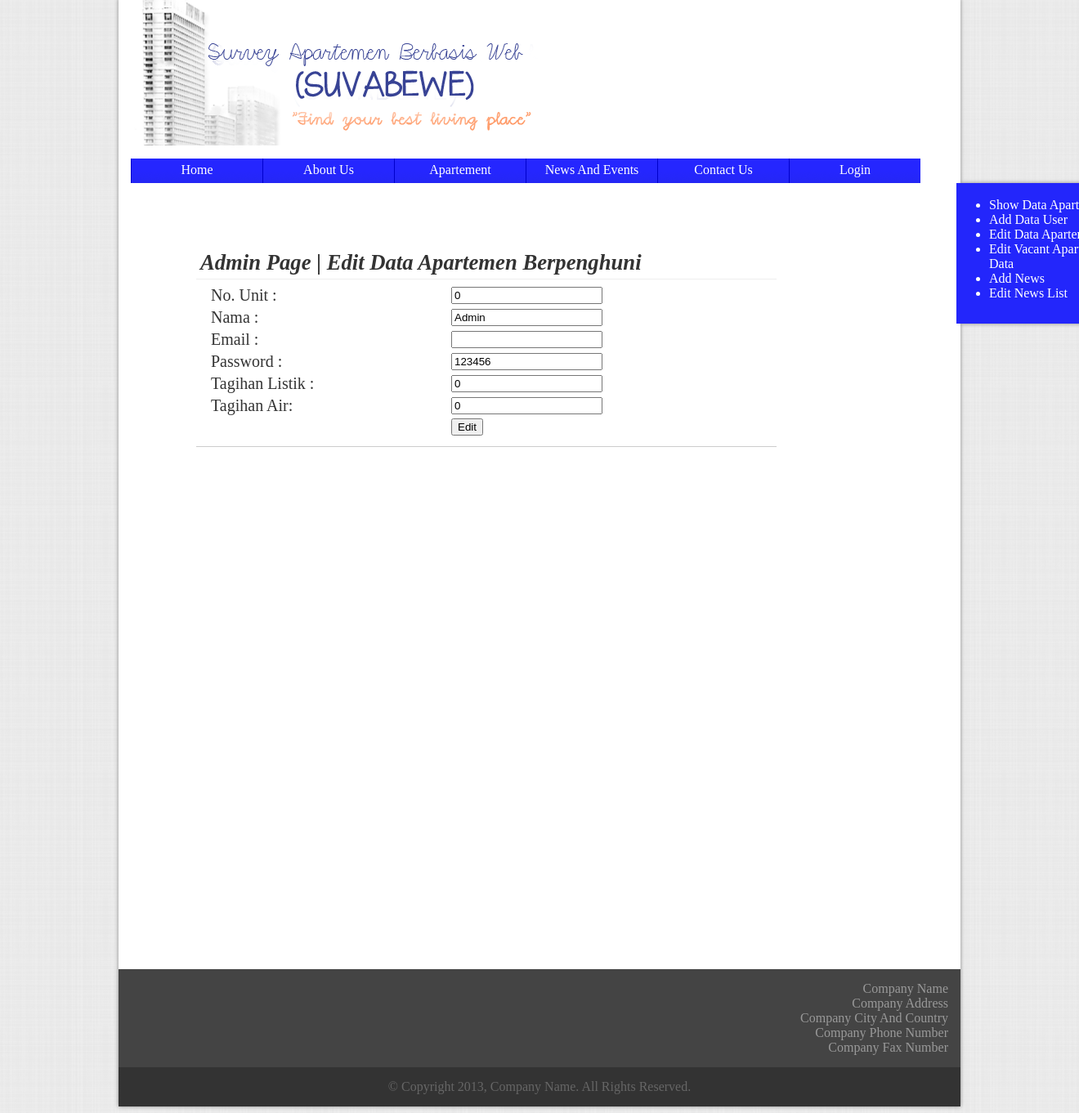
The app's page /file/update_apt.php, older data.
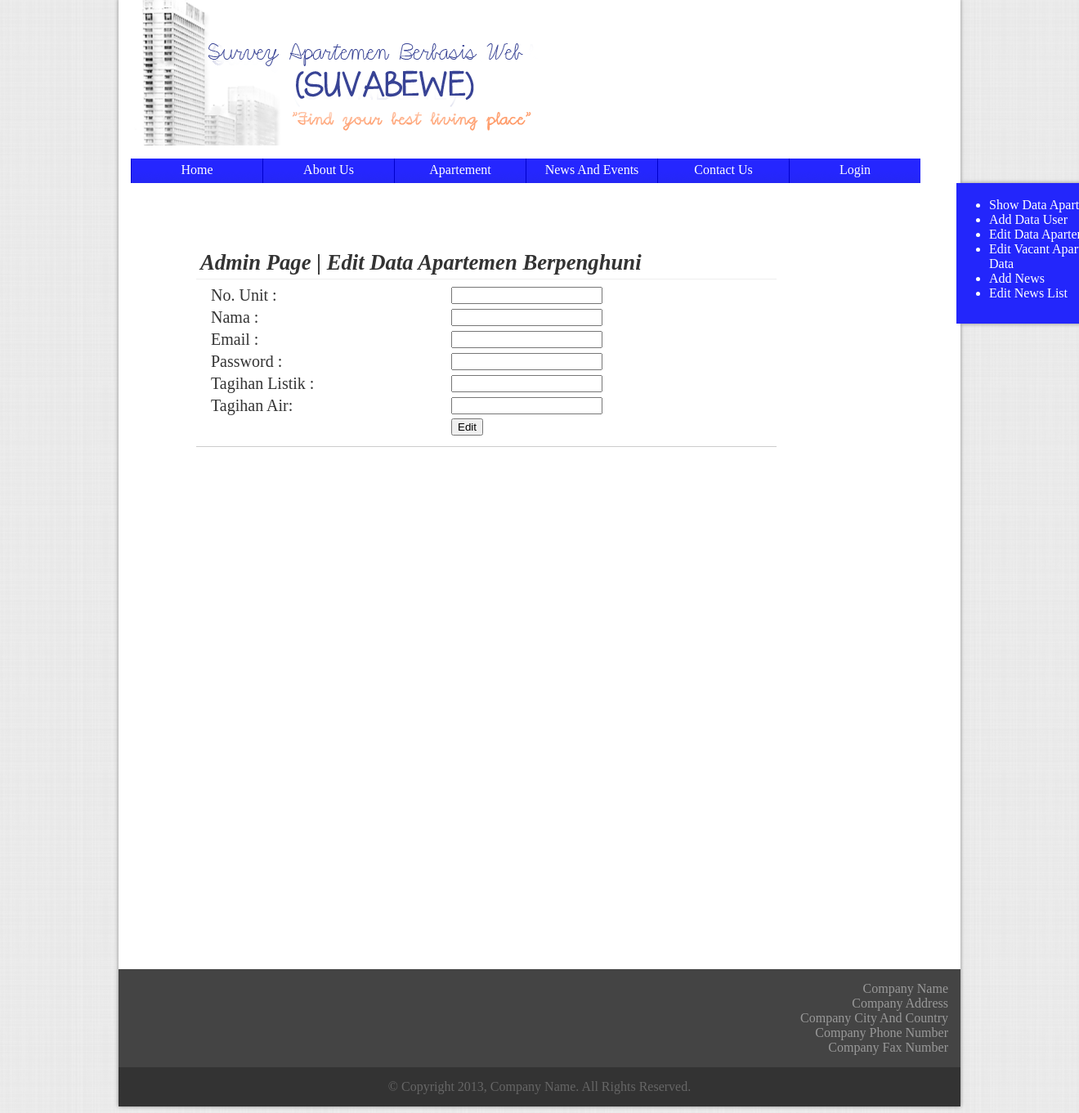
The same page, newer data.
### tables this page shows
CREATE TABLE IF NOT EXISTS `apartemen` (
  `no_kamar` int(5) NOT NULL,
  `type_kamar` varchar(1) NOT NULL,
  `spec_kamar` text NOT NULL,
  `password` text NOT NULL,
  `nama_pemilik` text NOT NULL,
  `email` text NOT NULL,
  `available` tinyint(1) NOT NULL DEFAULT '1',
  `harga` int(20) NOT NULL,
  `booked` tinyint(1) NOT NULL DEFAULT '0',
  `booked_fee` int(20) NOT NULL,
  `booked_date` date NOT NULL,
  `tagihan_listrik` int(20) NOT NULL,
  `tagihan_air` int(20) NOT NULL,
  `gambar_tidur1` text NOT NULL,
  `gambar_tidur2` text NOT NULL,
  `gambar_tidur3` text NOT NULL,
  `gambar_makan` text NOT NULL,
  `gambar_dapur` text NOT NULL,
  `gambar_mandi` text NOT NULL,
  `gambar_tamu` text NOT NULL,
  `gambar_balkon` text NOT NULL,
  PRIMARY KEY (`no_kamar`)
);

### file/update_apt.php (the view, shortened to what this page needs)
<html>
	<head>
		<link rel="stylesheet" href="../css/templates.css" type="text/css" />
		<?php
		$no_kamar = $_GET['target'];
		$pilihtabel=mysql_query("SELECT * FROM apartemen WHERE no_kamar='" . $no_kamar . "'");
		$no_kamar = $_GET['target'];
		$pilihtabel=mysql_query("SELECT * FROM apartemen WHERE no_kamar='" . $no_kamar . "'");
		$data=Array();
		$row = mysql_fetch_array($pilihtabel);
		$data['no_kamar'] = $row['no_kamar'];
		$data['nama_pemilik'] = $row['nama_pemilik'];
		$data['email'] = $row['email'];
		$data['password'] = $row['password'];
		$data['tagihan_listrik'] = $row['tagihan_listrik'];
		$data['tagihan_air'] = $row['tagihan_air'];
	?>
	</head>
	<body>
		<div class="wrapper" id="wrapper">
			<?php include_once ('header.php');?>
			<?php include_once('sidemenu.php');?>
			<div class="container confmargin" style="height:900px">
				<div class="section aptsec">
					<div class="sectionheader bottomline">
						<b>Admin Page | Edit Data Apartemen Berpenghuni </b>
					</div>
					<div class="sectioncontent ">
					<table>
						<form method="post">
						<tr>
							<td width="300"> <label class="aptspace"> No. Unit : </label></td>
							<td> <input type="text" name="no_kamar" value="<?php echo $data["no_kamar"]?>"readonly> </td>
						</tr>
						<tr >
							<td> <label class="aptspace"> Nama : </label></td>
							<td> <input type="text" name="nama" value="<?php echo $data["nama_pemilik"]?>"readonly></td>
						</tr>
						<tr>
							<td> <label class="aptspace"> Email : </label></td>
							<td> <input type="text" name="email" value="<?php echo $data["email"]?>" readonly/></td>
						</tr>
						<tr>
							<td> <label class="aptspace"> Password : </label></td>
							<td> <input type="text" name="password" value="<?php echo $data["password"]?>" /></td>
						</tr>
						<tr>
							<td> <label class="aptspace"> Tagihan Listik : </label></td>
							<td> <input type="text" name="tagihan_listrik" value="<?php echo $data["tagihan_listrik"]?>" /></td>
						</tr>
						<tr>
							<td> <label class="aptspace"> Tagihan Air: </label></td>
							<td> <input type="text" name="tagihan_air" value="<?php echo $data["tagihan_air"]?>"/></td>
						</tr>
						<tr>
							<td>&nbsp; </td>
							<td rowspan="2"><input type="submit" name="edit" value="Edit"/></td>
						</tr>
						</form>
					</table>
					</div>
				</div>
			</div>
		</div>
	</body>
</html>
</html>

Row changes from the older to the newer data that the page shows:
removed apartemen: no_kamar "0", nama "Admin", password "123456", tagihan_listrik "0", tagihan_air "0"
